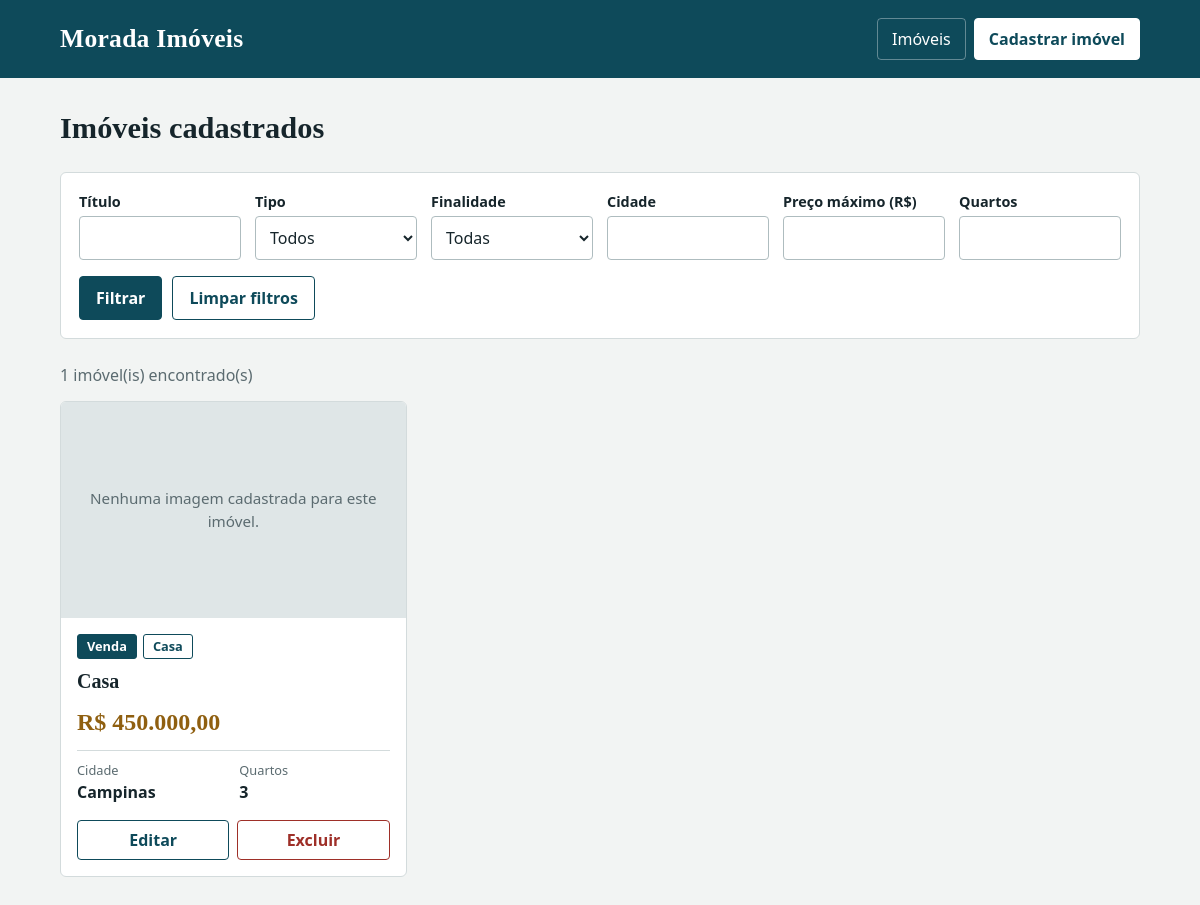
The page / on the database its author committed.
### imoveis/models.py (models this page shows, shortened)
class Imovel(models.Model):
    class Tipo(models.TextChoices):
        CASA = "casa", "Casa"
        APARTAMENTO = "apartamento", "Apartamento"
        TERRENO = "terreno", "Terreno"
    class Finalidade(models.TextChoices):
        VENDA = "venda", "Venda"
        ALUGUEL = "aluguel", "Aluguel"
    titulo = models.CharField("título", max_length=150)
    descricao = models.TextField("descrição")
    tipo = models.CharField(max_length=20, choices=Tipo.choices)
    finalidade = models.CharField(max_length=20, choices=Finalidade.choices)
    preco = models.DecimalField("preço", max_digits=12, decimal_places=2)
    cidade = models.CharField(max_length=100)
    quartos = models.PositiveIntegerField("quartos", default=0)
    imagem = models.ImageField(upload_to="imoveis/", blank=True, null=True)
    corretor = models.ForeignKey(
        Corretor,
        on_delete=models.PROTECT,
        related_name="imoveis",
        verbose_name="corretor responsável",
    )
    data_cadastro = models.DateTimeField("data de cadastro", auto_now_add=True)
    class Meta:
        verbose_name_plural = "Imóveis"
        ordering = ["-data_cadastro"]

### imoveis/views.py (the view)
# urls.py: path("", views.listar_imoveis, name="listar_imoveis"),
def listar_imoveis(request):
    imoveis = Imovel.objects.select_related("corretor")
    titulo = request.GET.get("titulo", "").strip()
    tipo = request.GET.get("tipo", "")
    finalidade = request.GET.get("finalidade", "")
    cidade = request.GET.get("cidade", "").strip()
    preco_max = request.GET.get("preco_max", "").strip().replace(",", ".")
    quartos = request.GET.get("quartos", "").strip()
    if titulo:
        imoveis = imoveis.filter(titulo__icontains=titulo)
    if tipo:
        imoveis = imoveis.filter(tipo=tipo)
    if finalidade:
        imoveis = imoveis.filter(finalidade=finalidade)
    if cidade:
        imoveis = imoveis.filter(cidade__icontains=cidade)
    if preco_max:
        try:
            imoveis = imoveis.filter(preco__lte=Decimal(preco_max))
        except InvalidOperation:
            pass
    if quartos.isdigit():
        imoveis = imoveis.filter(quartos=int(quartos))
    contexto = {
        "imoveis": imoveis,
        "tipos": Imovel.Tipo.choices,
        "finalidades": Imovel.Finalidade.choices,
    }
    return render(request, "imoveis/listar.html", contexto)

### imoveis/templates/imoveis/listar.html (shortened to what this page needs)
{% extends "imoveis/base.html" %}
{% block conteudo %}
  <h1>Imóveis cadastrados</h1>
  <form class="filtros" method="get">
    <div class="filtros__campos">
      <div>
        <label for="titulo">Título</label>
        <input type="text" id="titulo" name="titulo" value="{{ request.GET.titulo }}">
      </div>
      <div>
        <label for="tipo">Tipo</label>
        <select id="tipo" name="tipo">
          <option value="">Todos</option>
        </select>
      </div>
      <div>
        <label for="finalidade">Finalidade</label>
        <select id="finalidade" name="finalidade">
          <option value="">Todas</option>
        </select>
      </div>
      <div>
        <label for="cidade">Cidade</label>
        <input type="text" id="cidade" name="cidade" value="{{ request.GET.cidade }}">
      </div>
      <div>
        <label for="preco_max">Preço máximo (R$)</label>
        <input type="number" id="preco_max" name="preco_max" min="0" step="0.01" value="{{ request.GET.preco_max }}">
      </div>
      <div>
        <label for="quartos">Quartos</label>
        <input type="number" id="quartos" name="quartos" min="0" value="{{ request.GET.quartos }}">
      </div>
    </div>
    <div class="filtros__acoes">
      <button type="submit" class="btn">Filtrar</button>
      <a href="{% url 'listar_imoveis' %}" class="btn btn--claro">Limpar filtros</a>
    </div>
  </form>
  {% if imoveis %}
    <p class="resultado">{{ imoveis|length }} imóvel(is) encontrado(s)</p>
    <div class="grade">
      {% for imovel in imoveis %}
        <article class="card">
          <div class="card__midia">
            {% if imovel.imagem %}
              <img src="{{ imovel.imagem.url }}" alt="Foto de {{ imovel.titulo }}">
            {% else %}
              <div class="sem-imagem">Nenhuma imagem cadastrada para este imóvel.</div>
            {% endif %}
          </div>
          <div class="card__corpo">
            <div class="selos">
              <span class="selo selo--preenchido">{{ imovel.get_finalidade_display }}</span>
              <span class="selo">{{ imovel.get_tipo_display }}</span>
            </div>
            <h2>{{ imovel.titulo }}</h2>
            <p class="preco">
              R$ {{ imovel.preco|floatformat:"2g" }}
            </p>
            <dl class="dados">
              <div>
                <dt>Cidade</dt>
                <dd>{{ imovel.cidade }}</dd>
              </div>
              <div>
                <dt>Quartos</dt>
                <dd>{{ imovel.quartos }}</dd>
              </div>
            </dl>
            <div class="card__acoes">
              <a href="{% url 'editar_imovel' imovel.pk %}" class="btn btn--claro">Editar</a>
              <a href="{% url 'excluir_imovel' imovel.pk %}" class="btn btn--contorno-perigo">Excluir</a>
            </div>
          </div>
        </article>
      {% endfor %}
    </div>
  {% else %}
    <div class="vazio">
      <p>Nenhum imóvel encontrado com esses filtros.</p>
      <a href="{% url 'cadastrar_imovel' %}" class="btn">Cadastrar imóvel</a>
    </div>
  {% endif %}
{% endblock %}

### imoveis/templates/imoveis/base.html (shortened to what this page needs)
<!DOCTYPE html>
<html lang="pt-br">
<head>
</head>
<body>
  <header class="topo">
    <div class="topo__interno">
      <a class="marca" href="{% url 'listar_imoveis' %}">Morada Imóveis</a>
      <nav>
        <a href="{% url 'listar_imoveis' %}">Imóveis</a>
        <a class="destaque" href="{% url 'cadastrar_imovel' %}">Cadastrar imóvel</a>
      </nav>
    </div>
  </header>
  <main class="pagina">
    {% block conteudo %}{% endblock %}
  </main>
</body>
</html>

### imoveis/templates/imoveis/base.html (style rules this page uses)
:root { --tinta: #16252b; --petroleo: #0e4a5a; --petroleo-escuro: #0a3742; --fundo: #f2f4f3; --branco: #ffffff; --linha: #d3dbdc; --suave: #5b6b70; --latao: #8f5f10; --perigo: #9e2f28; --serif: Georgia, "Times New Roman", serif; --sans: system-ui, -apple-system, "Segoe UI", Roboto, sans-serif; }
* { box-sizing: border-box; }
body { margin: 0; font-family: var(--sans); color: var(--tinta); background: var(--fundo); line-height: 1.5; }
a { color: inherit; }
.topo { background: var(--petroleo); color: #fff; }
.topo__interno { max-width: 1120px; margin: 0 auto; padding: 18px 20px; display: flex; flex-wrap: wrap; align-items: center; justify-content: space-between; gap: 12px; }
.marca { font-family: var(--serif); font-size: 1.6rem; font-weight: 700; text-decoration: none; letter-spacing: 0.01em; }
.topo nav { display: flex; gap: 8px; }
.topo nav a { text-decoration: none; padding: 8px 14px; border-radius: 4px; border: 1px solid rgba(255, 255, 255, 0.35); }
.topo nav a.destaque { background: #fff; color: var(--petroleo); border-color: #fff; font-weight: 600; }
.pagina { max-width: 1120px; margin: 0 auto; padding: 28px 20px 56px; }
h1 { font-family: var(--serif); font-size: 1.9rem; margin: 0 0 20px; }
.btn { display: inline-block; font: inherit; font-weight: 600; cursor: pointer; padding: 9px 16px; border-radius: 4px; text-decoration: none; text-align: center; border: 1px solid var(--petroleo); background: var(--petroleo); color: #fff; }
.btn--claro { background: transparent; color: var(--petroleo); }
.btn--contorno-perigo { background: transparent; color: var(--perigo); border-color: var(--perigo); }
.filtros { background: var(--branco); border: 1px solid var(--linha); border-radius: 6px; padding: 18px; margin-bottom: 24px; }
.filtros__campos { display: grid; gap: 14px; grid-template-columns: repeat(auto-fit, minmax(140px, 1fr)); }
.filtros__acoes { display: flex; gap: 10px; margin-top: 16px; flex-wrap: wrap; }
label { display: block; font-size: 0.9rem; font-weight: 600; margin-bottom: 4px; }
input[type="text"], input[type="number"], input[type="email"], select, textarea { width: 100%; font: inherit; padding: 9px 10px; color: var(--tinta); border: 1px solid #aebcbf; border-radius: 4px; background: #fff; }
.resultado { color: var(--suave); margin: 0 0 14px; }
.grade { display: grid; gap: 20px; grid-template-columns: repeat(auto-fill, minmax(280px, 1fr)); }
.card { background: var(--branco); border: 1px solid var(--linha); border-radius: 6px; overflow: hidden; display: flex; flex-direction: column; }
.card__midia { aspect-ratio: 16 / 10; background: #dfe6e7; }
.sem-imagem { height: 100%; display: flex; align-items: center; justify-content: center; padding: 16px; text-align: center; color: var(--suave); font-size: 0.95rem; }
.card__corpo { padding: 16px; display: flex; flex-direction: column; gap: 10px; flex: 1; }
.selos { display: flex; gap: 6px; flex-wrap: wrap; }
.selo { font-size: 0.8rem; font-weight: 600; padding: 2px 9px; border-radius: 3px; border: 1px solid var(--petroleo); color: var(--petroleo); }
.selo--preenchido { background: var(--petroleo); color: #fff; }
.card h2 { font-family: var(--serif); font-size: 1.25rem; line-height: 1.25; margin: 0; }
.preco { font-family: var(--serif); font-size: 1.5rem; font-weight: 700; color: var(--latao); margin: 0; }
.dados { display: grid; grid-template-columns: 1fr 1fr; gap: 8px 12px; margin: 0; padding-top: 10px; border-top: 1px solid var(--linha); }
.dados dt { font-size: 0.8rem; color: var(--suave); }
.dados dd { margin: 0; font-weight: 600; }
.card__acoes { display: flex; gap: 8px; margin-top: auto; padding-top: 6px; }
.card__acoes .btn { flex: 1; padding: 7px 10px; }

### rows shown on the page
Imovel: shows "Nenhuma imagem cadastrada para este imóvel.", finalidade "Venda", tipo "Casa", titulo "Casa", preco "450.000,00", cidade "Campinas", quartos "3"

### other values the page prints
{{ imoveis|length }} "1"
